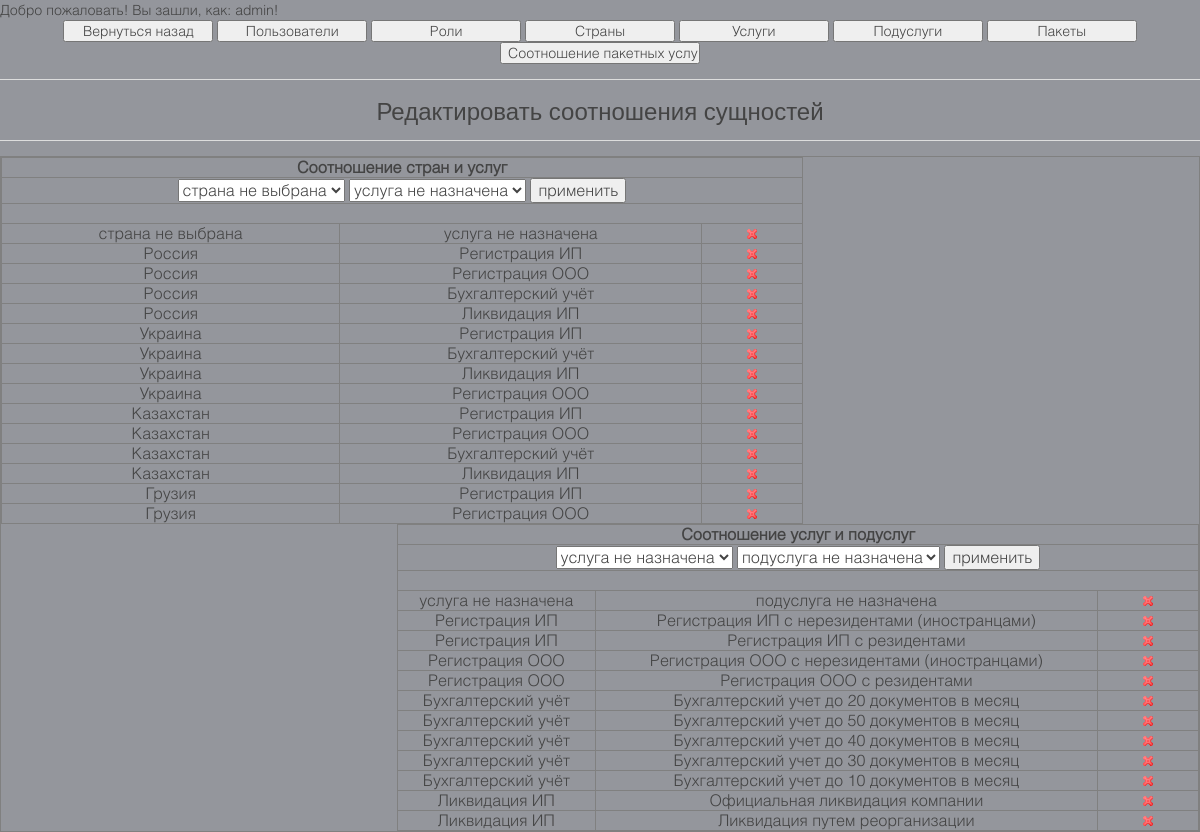
The page /templates/adminzone/admrelations.php (signed in) on the database as committed earlier.
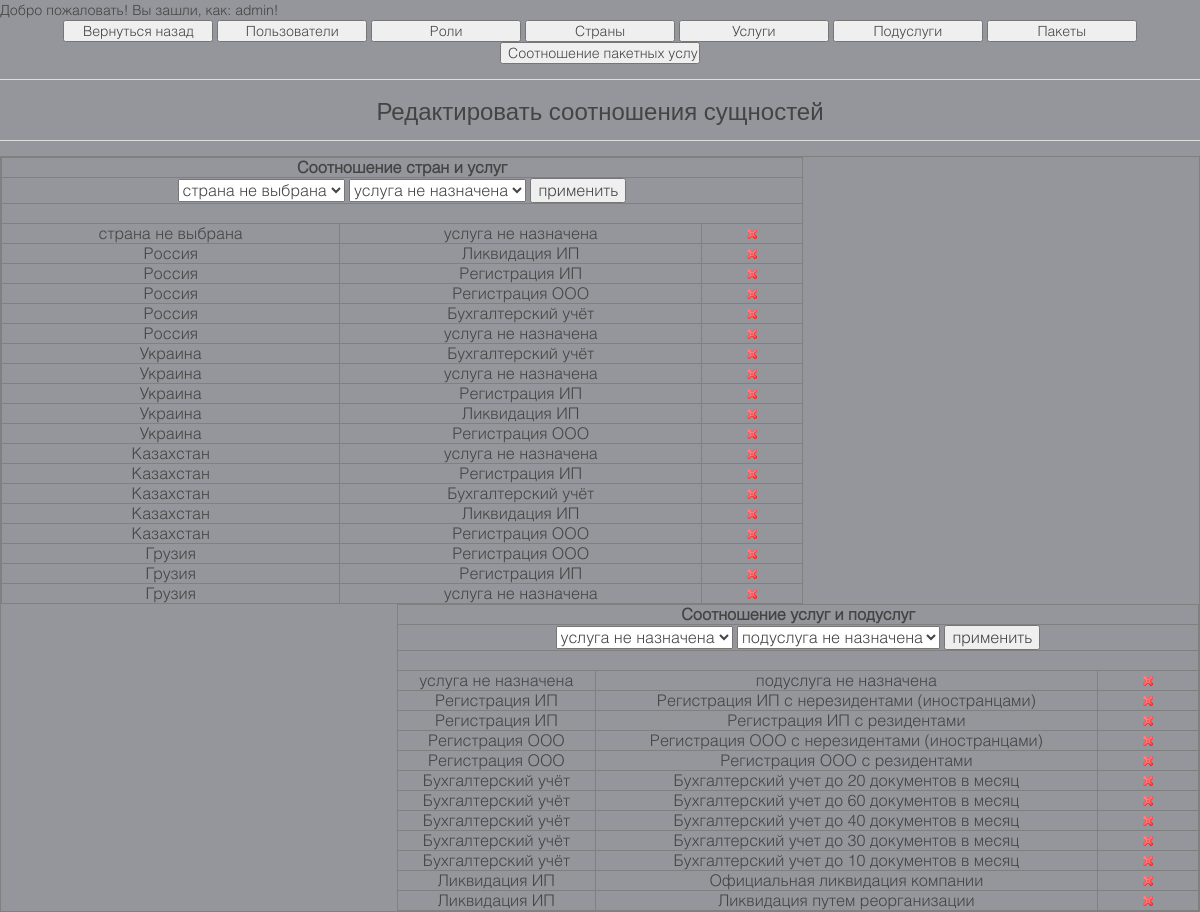
The same page on the database as committed later.
### tables this page shows
CREATE TABLE IF NOT EXISTS `system_con_serv` (
  `country_id` int(11) NOT NULL,
  `service_id` int(11) NOT NULL
);

CREATE TABLE IF NOT EXISTS `system_countries` (
  `country_id` int(11) NOT NULL AUTO_INCREMENT,
  `country_name` varchar(40) NOT NULL,
  PRIMARY KEY (`country_id`),
  UNIQUE KEY `country_id` (`country_id`),
  UNIQUE KEY `country_name` (`country_name`)
);

CREATE TABLE IF NOT EXISTS `system_services` (
  `service_id` int(11) NOT NULL AUTO_INCREMENT,
  `service_name` varchar(40) NOT NULL,
  `service_description` varchar(400) NOT NULL,
  `service_price` int(11) NOT NULL,
  PRIMARY KEY (`service_id`),
  UNIQUE KEY `service_id` (`service_id`)
);

CREATE TABLE IF NOT EXISTS `system_serv_pod` (
  `service_id` int(11) NOT NULL,
  `podservice_id` int(11) NOT NULL
);

CREATE TABLE IF NOT EXISTS `system_podservice` (
  `podservice_id` int(11) NOT NULL AUTO_INCREMENT,
  `podservice_name` varchar(100) NOT NULL,
  `podservice_description` varchar(400) NOT NULL,
  `podservice_price` int(11) NOT NULL,
  PRIMARY KEY (`podservice_id`),
  UNIQUE KEY `podservice_id` (`podservice_id`)
);

### templates/adminzone/admrelations.php (the view, shortened to what this page needs)
<?php
echo "Добро пожаловать! Вы зашли, как: ".$_SESSION['uname']."!";
$queryCounServ = mysql_query("SELECT system_countries.country_name, system_services.service_name, system_con_serv.id_con_ser FROM system_services INNER JOIN (system_countries INNER JOIN system_con_serv ON system_countries.country_id = system_con_serv.country_id) ON system_services.service_id = system_con_serv.service_id ORDER BY system_countries.country_id ASC");
$queryServPods = mysql_query("SELECT system_services.service_name, system_podservice.podservice_name, system_serv_pod.id_ser_pod FROM system_podservice INNER JOIN (system_services INNER JOIN system_serv_pod ON system_services.service_id = system_serv_pod.service_id) ON system_podservice.podservice_id = system_serv_pod.podservice_id ORDER BY system_services.service_id ASC");
?>
<html lang="en-gb" dir="ltr">
    <head>
        <link rel="stylesheet" href="../css/uikit.css">
    </head>
    <body class="tm-background">
        <center><input value="Вернуться назад" onclick="location.href='../adminpanel'" type="button" style="width: 150px"> <input value="Пользователи" onclick="location.href='admusers.php'" type="button" style="width: 150px"> <input value="Роли" onclick="location.href='admroles.php'" type="button" style="width: 150px"> <input value="Страны" onclick="location.href='admcountries.php'" type="button" style="width: 150px"> <input value="Услуги" onclick="location.href='admservices.php'" type="button" style="width: 150px"> <input value="Подуслуги" onclick="location.href='admpodservices.php'" type="button" style="width: 150px"> <input value="Пакеты" onclick="location.href='admpackets.php'" type="button" style="width: 150px"> <input value="Соотношение пакетных услуг" onclick="location.href='admpacketsrelation.php'" type="button" style="width: 200px"></center>
        <hr>
        <center><h2>Редактировать соотношения сущностей</h2></center>
        <hr>
        <table border='1' cellspacing='0' cellpadding='0' align='center'>
            <tr>
                <td>
                    <table border='1' cellspacing='0' cellpadding='0' align='left'>
                        <tr>
                            <td width='800' colspan='3'>
                                <center>
                                    <b>
                                        Соотношение стран и услуг
                                    </b>
                                </center>
                            </td>
                        </tr>
                        <tr>
                            <td width='800' colspan='3'>
                                <center>
                                        <select id='select_country'><option value=>страна не выбрана</option></select> <select id='select_service1'><option value=>услуга не назначена</option></select> <input type='button' id='insertContServ' value='применить'>
                                </center>
                            </td>
                        </tr>
                        <tr>
                            <td width='800' colspan='3'><br></td>
                        </tr>
                        <?php
                            while($CounServOutput = mysql_fetch_array($queryCounServ))
                            {
                                echo        "<tr>";
                                echo            "<td><center>".$CounServOutput['country_name']."</center></td>";
                                echo            "<td><center>".$CounServOutput['service_name']."</center></td>";
                                echo            "<td width='100'><center><img src='../../icons/bullet_cross.png' alt='удалить' title='удалить' onclick='deleteContServ(".$CounServOutput['id_con_ser'].")'></center></td>";
                                echo        "</tr>";
                            }
                        ?>
                    </table>
                    <table border='1' cellspacing='0' cellpadding='0' align='right'>
                        <tr>
                            <td width='800' colspan='3'>
                                <center>
                                    <b>
                                        Соотношение услуг и подуслуг
                                    </b>
                                </center>
                            </td>
                        </tr>
                        <tr>
                            <td width='800' colspan='3'>
                                <center>
                                    <select id='select_service2'><option value=>услуга не назначена</option></select> <select id='select_podservice'><option value=>подуслуга не назначена</option></select> <input type='button' id='insertServPods' value='применить'>
                                </center>
                            </td>
                        </tr>
                        <tr>
                            <td width='800' colspan='3'><br></td>
                        </tr>
                        <?php
                            while($ServPodsOutput = mysql_fetch_array($queryServPods))
                            {
                                echo        "<tr>";
                                echo            "<td><center>".$ServPodsOutput['service_name']."</center></td>";
                                echo            "<td><center>".$ServPodsOutput['podservice_name']."</center></td>";
                                echo            "<td width='100'><center><img src='../../icons/bullet_cross.png' alt='удалить' title='удалить' onclick='deleteServPods(".$ServPodsOutput['id_ser_pod'].")'></center></td>";
                                echo        "</tr>";
                            }
                        ?>
                    </table>
                </td>
            </tr>
        </table>
    </body>
</html>

Rows that differ between the two databases and show on the page:
shown differently, row unchanged: system_con_serv (number 2 of 19 on the later page): moves up the list
added system_con_serv: country.country_name "Россия", service.service_name "услуга не назначена"
shown differently, row unchanged: system_con_serv (number 7 of 19 on the later page): moves up the list
added system_con_serv: country.country_name "Украина", service.service_name "услуга не назначена"
added system_con_serv: country.country_name "Казахстан", service.service_name "услуга не назначена"
shown differently, row unchanged: system_con_serv (number 16 of 19 on the later page): moves down the list
shown differently, row unchanged: system_con_serv (number 17 of 19 on the later page): moves up the list
added system_con_serv: country.country_name "Грузия", service.service_name "услуга не назначена"
changed through a linked row, system_serv_pod: podservice.podservice_name "Бухгалтерский учет до 50 документов в месяц" → "Бухгалтерский учет до 60 документов в месяц"
